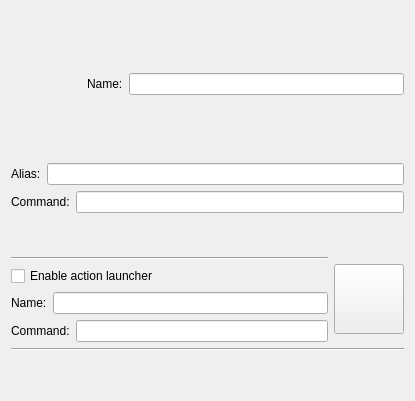
<ui version="4.0" >
 <class>launcherConfiguration</class>
 <widget class="QWidget" name="launcherConfiguration" >
  <property name="geometry" >
   <rect>
    <x>0</x>
    <y>0</y>
    <width>415</width>
    <height>401</height>
   </rect>
  </property>
  <property name="windowTitle" >
   <string>Edit launcher</string>
  </property>
  <layout class="QGridLayout" name="gridLayout_2" >
   <item row="0" column="0" >
    <layout class="QHBoxLayout" name="horizontalLayout_6" >
     <item>
      <widget class="KIconButton" name="pushButton_ico" >
       <property name="minimumSize" >
        <size>
         <width>70</width>
         <height>70</height>
        </size>
       </property>
       <property name="cursor" >
        <cursorShape>PointingHandCursor</cursorShape>
       </property>
       <property name="toolTip" >
        <string>Click to set icon</string>
       </property>
       <property name="flat" >
        <bool>true</bool>
       </property>
      </widget>
     </item>
     <item>
      <layout class="QHBoxLayout" name="horizontalLayout" >
       <item>
        <widget class="QLabel" name="label_name" >
         <property name="text" >
          <string>Name:</string>
         </property>
        </widget>
       </item>
       <item>
        <widget class="QLineEdit" name="lineEdit_name" />
       </item>
      </layout>
     </item>
    </layout>
   </item>
   <item row="1" column="0" >
    <layout class="QVBoxLayout" name="verticalLayout_3" >
     <item>
      <layout class="QHBoxLayout" name="horizontalLayout_3" >
       <item>
        <widget class="QLabel" name="label_3" >
         <property name="text" >
          <string>Alias:</string>
         </property>
        </widget>
       </item>
       <item>
        <widget class="QLineEdit" name="lineEdit_alias" >
         <property name="toolTip" >
          <string>&lt;!DOCTYPE HTML PUBLIC "-//W3C//DTD HTML 4.0//EN" "http://www.w3.org/TR/REC-html40/strict.dtd">
&lt;html>&lt;head>&lt;meta name="qrichtext" content="1" />&lt;style type="text/css">
p, li { white-space: pre-wrap; }
&lt;/style>&lt;/head>&lt;body style=" font-family:'DejaVu Sans'; font-size:9pt; font-weight:400; font-style:normal;">
&lt;p style=" margin-top:0px; margin-bottom:0px; margin-left:0px; margin-right:0px; -qt-block-indent:0; text-indent:0px;">Example:&lt;/p>
&lt;p style=" margin-top:0px; margin-bottom:0px; margin-left:0px; margin-right:0px; -qt-block-indent:0; text-indent:0px;">&lt;span style=" font-weight:600;">Command&lt;/span>: &lt;span style=" font-style:italic;">kfmclient openURL&lt;/span>&lt;/p>
&lt;p style=" margin-top:0px; margin-bottom:0px; margin-left:0px; margin-right:0px; -qt-block-indent:0; text-indent:0px;">&lt;span style=" font-weight:600;">Alias&lt;/span>: &lt;span style=" font-style:italic;">konqueror&lt;/span>&lt;/p>&lt;/body>&lt;/html></string>
         </property>
        </widget>
       </item>
      </layout>
     </item>
     <item>
      <layout class="QHBoxLayout" name="horizontalLayout_2" >
       <item>
        <widget class="QLabel" name="label_command" >
         <property name="text" >
          <string>Command:</string>
         </property>
        </widget>
       </item>
       <item>
        <widget class="QLineEdit" name="lineEdit_command" />
       </item>
      </layout>
     </item>
    </layout>
   </item>
   <item row="2" column="0" >
    <layout class="QVBoxLayout" name="verticalLayout_2" >
     <item>
      <layout class="QGridLayout" name="gridLayout" >
       <item row="0" column="2" >
        <widget class="KIconButton" name="pushButton_action_ico" >
         <property name="sizePolicy" >
          <sizepolicy vsizetype="Fixed" hsizetype="Fixed" >
           <horstretch>0</horstretch>
           <verstretch>0</verstretch>
          </sizepolicy>
         </property>
         <property name="minimumSize" >
          <size>
           <width>70</width>
           <height>70</height>
          </size>
         </property>
         <property name="toolTip" >
          <string>Click to set action icon</string>
         </property>
        </widget>
       </item>
       <item row="0" column="1" >
        <layout class="QVBoxLayout" name="verticalLayout" >
         <item>
          <widget class="Line" name="line" >
           <property name="orientation" >
            <enum>Qt::Horizontal</enum>
           </property>
          </widget>
         </item>
         <item>
          <widget class="QCheckBox" name="checkBox_action_launcher" >
           <property name="text" >
            <string>Enable action launcher</string>
           </property>
          </widget>
         </item>
         <item>
          <layout class="QHBoxLayout" name="horizontalLayout_5" >
           <item>
            <widget class="QLabel" name="label_2" >
             <property name="text" >
              <string>Name:</string>
             </property>
            </widget>
           </item>
           <item>
            <widget class="QLineEdit" name="lineEdit_action_name" />
           </item>
          </layout>
         </item>
         <item>
          <layout class="QHBoxLayout" name="horizontalLayout_4" >
           <item>
            <widget class="QLabel" name="label" >
             <property name="text" >
              <string>Command:</string>
             </property>
            </widget>
           </item>
           <item>
            <widget class="QLineEdit" name="lineEdit_action_command" />
           </item>
          </layout>
         </item>
        </layout>
       </item>
      </layout>
     </item>
     <item>
      <widget class="Line" name="line_2" >
       <property name="orientation" >
        <enum>Qt::Horizontal</enum>
       </property>
      </widget>
     </item>
    </layout>
   </item>
  </layout>
 </widget>
 <customwidgets>
  <customwidget>
   <class>KIconButton</class>
   <extends>QPushButton</extends>
   <header>kicondialog.h</header>
  </customwidget>
 </customwidgets>
 <tabstops>
  <tabstop>lineEdit_name</tabstop>
  <tabstop>pushButton_ico</tabstop>
 </tabstops>
 <resources/>
 <connections/>
</ui>
